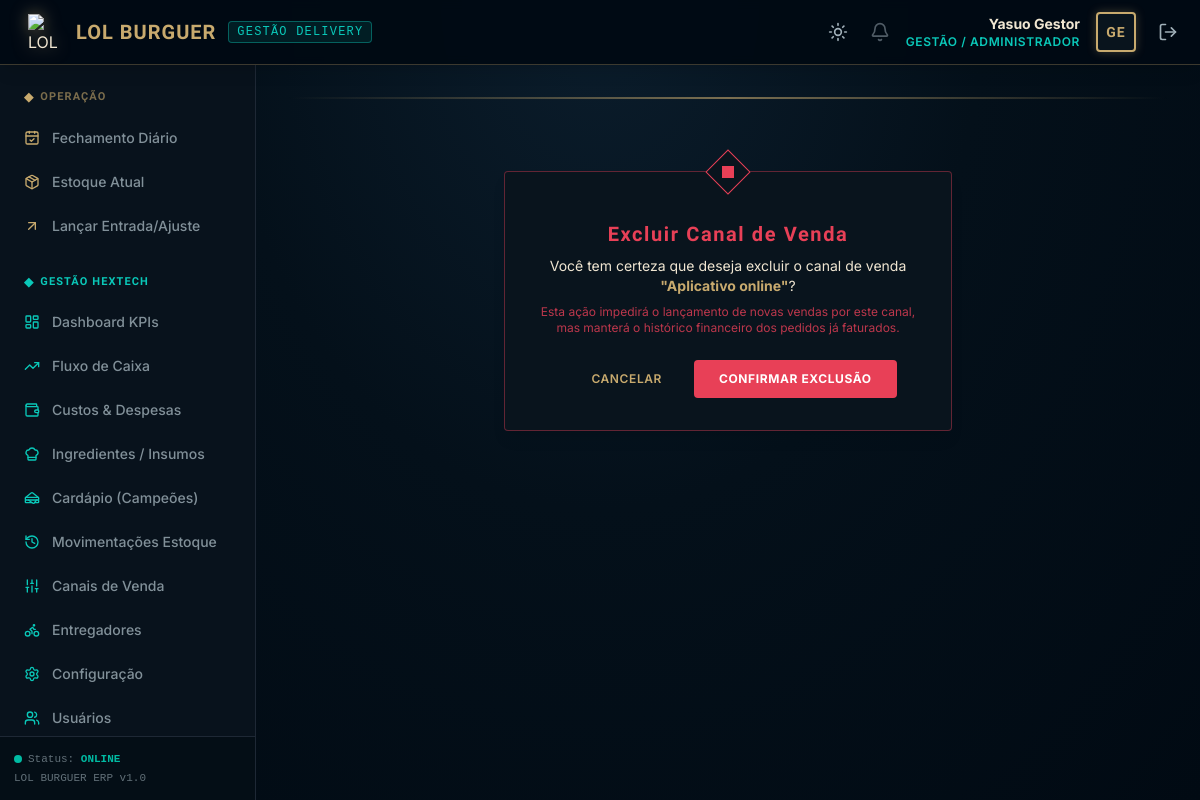
Screenshot of /vendas/canais/10/excluir/ (signed in) with the database file from the repository.
### core/models.py (models this page shows, shortened)
class Usuario(AbstractUser):
    ROLE_CHOICES = (
        ('GESTAO', 'Gestão / Administrador'),
        ('OPERADOR', 'Operador de Caixa / Atendente'),
    )
    role = models.CharField(
        max_length=20,
        choices=ROLE_CHOICES,
        default='OPERADOR',
        verbose_name="Cargo / Nível de Acesso"
    )
    class Meta:
        verbose_name = "Usuário"
        verbose_name_plural = "Usuários"
        ordering = ['username']

### vendas/models.py (models this page shows, shortened)
class CanalVenda(models.Model):
    nome = models.CharField(max_length=50, unique=True, verbose_name="Nome do Canal")
    taxa_comissao = models.DecimalField(
        max_digits=5, decimal_places=4, default=0,
        verbose_name="Comissão base (%)",
        help_text="Cobrada quando o cliente paga na entrega. iFood 12%, UaiRango 8%, app próprio 0%.")
    taxa_online = models.DecimalField(
        max_digits=5, decimal_places=4, default=0,
        verbose_name="Taxa total no pagamento on-line (%)",
        help_text="Cobrada quando o cliente paga dentro do app. iFood 15,2%, UaiRango 11,5%, app próprio 0%.")
    taxa_fixa = models.DecimalField(max_digits=10, decimal_places=2, default=0, verbose_name="Taxa Fixa por Pedido (R$)")
    dias_repasse = models.IntegerField(default=1, verbose_name="Dias para Repasse")
    class Meta:
        verbose_name = "Canal de Venda"
        verbose_name_plural = "Canais de Venda"
        ordering = ['nome']

### core/decorators.py (the view)
    def _wrapped_view_func(request, *args, **kwargs):
        if request.user.is_authenticated and request.user.role == 'GESTAO':
            return view_func(request, *args, **kwargs)
        messages.error(request, "Acesso negado: Apenas a Gestão tem permissão para acessar esta página.")
        return redirect('home')

### templates/vendas/canal_confirm_delete.html (shortened to what this page needs)
{% extends "base.html" %}
{% block content %}
<div class="max-w-md mx-auto my-12">
    <div class="bg-hex_dark_card border border-hex_danger/40 p-6 md:p-8 rounded shadow-lg relative text-center">
        <div class="absolute top-0 left-1/2 transform -translate-x-1/2 -translate-y-1/2 w-8 h-8 rotate-45 border border-hex_danger flex items-center justify-center bg-hex_dark_card">
            <div class="w-3 h-3 bg-hex_danger rotate-45"></div>
        </div>
        <h1 class="text-xl font-bold title-hex text-hex_danger mt-4 mb-2">Excluir Canal de Venda</h1>
        <p class="text-sm text-hex_gold_light mb-6">
            Você tem certeza que deseja excluir o canal de venda <span class="font-bold text-hex_gold">"{{ canal.nome }}"</span>?
            <br>
            <span class="text-xs text-hex_danger/80 block mt-2">Esta ação impedirá o lançamento de novas vendas por este canal, mas manterá o histórico financeiro dos pedidos já faturados.</span>
        </p>
        <form method="post" class="flex items-center justify-center space-x-4">
            <a href="{% url 'canal_listar' %}" class="px-4 py-2.5 rounded text-xs font-semibold text-hex_gold hover:text-white transition-all uppercase tracking-wider">
                Cancelar
            </a>
            <button type="submit" class="bg-hex_danger hover:bg-red-700 text-white font-bold py-2.5 px-6 rounded transition-all uppercase tracking-wider text-xs border border-hex_danger/40">
                Confirmar Exclusão
            </button>
        </form>
    </div>
</div>
{% endblock %}

### templates/base.html (shortened to what this page needs)
<!DOCTYPE html>
<html lang="pt-br" class="h-full">
<head>
    <script src="https://cdn.tailwindcss.com"></script>
</head>
<body class="h-full flex flex-col" x-data="{ mobileSidebarOpen: false }">
    <header class="bg-hex_dark_bg/95 border-b border-hex_gold/30 px-4 py-3 flex items-center justify-between z-20 shadow-lg backdrop-blur-sm">
        <div class="flex items-center space-x-3">
            <div class="flex items-center space-x-3">
                <img src="/media/produtos/logo.png" alt="LOL BURGUER Logo" class="w-9 h-9 object-contain filter drop-shadow-[0_0_8px_rgba(200,170,110,0.5)]">
                <span class="text-xl font-bold title-hex text-hex_gold tracking-wider">LOL BURGUER</span>
                <span class="hidden md:inline-block text-xs font-mono uppercase tracking-widest text-hex_blue border border-hex_blue/40 bg-hex_blue/10 px-2 py-0.5 rounded">
                    Gestão Delivery
                </span>
            </div>
        </div>
        <div class="flex items-center space-x-4">
            <button type="button" onclick="lbToggleTheme()" title="Alternar tema claro / escuro"
                class="text-hex_gold_dim hover:text-hex_gold p-1.5 rounded hover:bg-hex_active transition-all">
                <i data-lucide="sun" class="w-5 h-5 lb-icon-dark"></i>
            </button>
            {% if user.is_authenticated %}
                <div hx-get="{% url 'notificacoes_badge' %}" hx-trigger="load, every 60s" class="relative group cursor-pointer mr-2">
                    <i data-lucide="bell" class="w-5 h-5 text-hex_gold_dim opacity-50 group-hover:opacity-100 transition-opacity"></i>
                </div>
                <div class="text-right hidden sm:block">
                    <p class="text-sm font-bold text-hex_gold_light">{{ user.get_full_name|default:user.username }}</p>
                    <p class="text-xs text-hex_blue uppercase tracking-wider font-semibold">{{ user.get_role_display }}</p>
                </div>
                <div class="w-10 h-10 border-2 border-hex_gold rounded flex items-center justify-center bg-hex_dark_card shadow-[0_0_10px_rgba(200,170,110,0.3)]">
                    <span class="text-hex_gold font-bold title-hex text-sm">{{ user.username|slice:":2"|upper }}</span>
                </div>
                <a href="{% url 'logout' %}" class="text-hex_gold_dim hover:text-hex_gold p-1.5 rounded hover:bg-hex_dark_card transition-all" title="Sair do Sistema">
                    <i data-lucide="log-out" class="w-5 h-5"></i>
                </a>
            {% else %}
                <span class="text-xs uppercase text-hex_gold_dim font-mono">Sem autenticação</span>
            {% endif %}
        </div>
    </header>
    <div class="flex-1 flex min-h-0 overflow-hidden">
        {% if user.is_authenticated %}
        <aside
            :class="mobileSidebarOpen ? 'translate-x-0' : '-translate-x-full lg:translate-x-0'"
            class="fixed inset-y-0 left-0 pt-16 lg:pt-0 lg:static w-64 bg-hex_dark_card/95 border-r border-hex_dark_border flex flex-col justify-between transition-transform duration-300 ease-in-out z-10 lg:z-0 backdrop-blur-sm"
        >
            <div class="flex-1 overflow-y-auto px-3 py-6 space-y-7">
                <div>
                    <h3 class="text-[11px] uppercase text-hex_gold/60 font-bold tracking-widest mb-3 px-3 title-hex flex items-center space-x-1.5">
                        <span class="text-hex_gold text-xs">◆</span>
                        <span>Operação</span>
                    </h3>
                    <nav class="space-y-1">
                        <a href="{% url 'fechamento_diario' %}" class="flex items-center space-x-3 px-3 py-2.5 rounded text-sm font-medium transition-all hover:bg-hex_dark_bg/80 hover:text-hex_gold_light {% if request.resolver_match.url_name == 'fechamento_diario' %}bg-hex_active text-hex_gold_light border-l-4 border-hex_gold font-bold shadow-[0_0_10px_rgba(200,170,110,0.15)]{% else %}text-hex_gold_dim/80{% endif %}">
                            <i data-lucide="calendar-check" class="w-4 h-4 text-hex_gold"></i>
                            <span>Fechamento Diário</span>
                        </a>
                        <a href="{% url 'estoque_resumo' %}" class="flex items-center space-x-3 px-3 py-2.5 rounded text-sm font-medium transition-all hover:bg-hex_dark_bg/80 hover:text-hex_gold_light {% if request.resolver_match.url_name == 'estoque_resumo' %}bg-hex_active text-hex_gold_light border-l-4 border-hex_gold font-bold shadow-[0_0_10px_rgba(200,170,110,0.15)]{% else %}text-hex_gold_dim/80{% endif %}">
                            <i data-lucide="package" class="w-4 h-4 text-hex_gold"></i>
                            <span>Estoque Atual</span>
                        </a>
                        <a href="{% url 'estoque_ajustar' %}" class="flex items-center space-x-3 px-3 py-2.5 rounded text-sm font-medium transition-all hover:bg-hex_dark_bg/80 hover:text-hex_gold_light {% if request.resolver_match.url_name == 'estoque_ajustar' %}bg-hex_active text-hex_gold_light border-l-4 border-hex_gold font-bold shadow-[0_0_10px_rgba(200,170,110,0.15)]{% else %}text-hex_gold_dim/80{% endif %}">
                            <i data-lucide="arrow-up-right" class="w-4 h-4 text-hex_gold"></i>
                            <span>Lançar Entrada/Ajuste</span>
                        </a>
                    </nav>
                </div>
                {% if user.role == 'GESTAO' %}
                <div>
                    <h3 class="text-[11px] uppercase text-hex_blue font-bold tracking-widest mb-3 px-3 title-hex flex items-center space-x-1.5">
                        <span class="text-hex_blue text-xs">◆</span>
                        <span>Gestão Hextech</span>
                    </h3>
                    <nav class="space-y-1">
                        <a href="{% url 'dashboard' %}" class="flex items-center space-x-3 px-3 py-2.5 rounded text-sm font-medium transition-all hover:bg-hex_dark_bg/80 hover:text-hex_blue {% if request.resolver_match.url_name == 'dashboard' %}bg-hex_active text-hex_blue border-l-4 border-hex_blue font-bold shadow-[0_0_10px_rgba(10,200,185,0.2)]{% else %}text-hex_gold_dim/80{% endif %}">
                            <i data-lucide="layout-dashboard" class="w-4 h-4 text-hex_blue"></i>
                            <span>Dashboard KPIs</span>
                        </a>
                        <a href="{% url 'fluxo_caixa_projetado' %}" class="flex items-center space-x-3 px-3 py-2.5 rounded text-sm font-medium transition-all hover:bg-hex_dark_bg/80 hover:text-hex_blue {% if request.resolver_match.url_name == 'fluxo_caixa_projetado' %}bg-hex_active text-hex_blue border-l-4 border-hex_blue font-bold shadow-[0_0_10px_rgba(10,200,185,0.2)]{% else %}text-hex_gold_dim/80{% endif %}">
                            <i data-lucide="trending-up" class="w-4 h-4 text-hex_blue"></i>
                            <span>Fluxo de Caixa</span>
                        </a>
                        <a href="{% url 'despesa_listar' %}" class="flex items-center space-x-3 px-3 py-2.5 rounded text-sm font-medium transition-all hover:bg-hex_dark_bg/80 hover:text-hex_blue {% if request.resolver_match.url_name == 'despesa_listar' or 'despesa_criar' in request.resolver_match.url_name or 'despesa_editar' in request.resolver_match.url_name %}bg-hex_active text-hex_blue border-l-4 border-hex_blue font-bold shadow-[0_0_10px_rgba(10,200,185,0.2)]{% else %}text-hex_gold_dim/80{% endif %}">
                            <i data-lucide="wallet" class="w-4 h-4 text-hex_blue"></i>
                            <span>Custos & Despesas</span>
                        </a>
                        <a href="{% url 'ingrediente_listar' %}" class="flex items-center space-x-3 px-3 py-2.5 rounded text-sm font-medium transition-all hover:bg-hex_dark_bg/80 hover:text-hex_blue {% if request.resolver_match.url_name == 'ingrediente_listar' %}bg-hex_active text-hex_blue border-l-4 border-hex_blue font-bold shadow-[0_0_10px_rgba(10,200,185,0.2)]{% else %}text-hex_gold_dim/80{% endif %}">
                            <i data-lucide="chef-hat" class="w-4 h-4 text-hex_blue"></i>
                            <span>Ingredientes / Insumos</span>
                        </a>
                        <a href="{% url 'produto_listar' %}" class="flex items-center space-x-3 px-3 py-2.5 rounded text-sm font-medium transition-all hover:bg-hex_dark_bg/80 hover:text-hex_blue {% if request.resolver_match.url_name == 'produto_listar' %}bg-hex_active text-hex_blue border-l-4 border-hex_blue font-bold shadow-[0_0_10px_rgba(10,200,185,0.2)]{% else %}text-hex_gold_dim/80{% endif %}">
                            <i data-lucide="sandwich" class="w-4 h-4 text-hex_blue"></i>
                            <span>Cardápio (Campeões)</span>
                        </a>
                        <a href="{% url 'estoque_historico' %}" class="flex items-center space-x-3 px-3 py-2.5 rounded text-sm font-medium transition-all hover:bg-hex_dark_bg/80 hover:text-hex_blue {% if request.resolver_match.url_name == 'estoque_historico' %}bg-hex_active text-hex_blue border-l-4 border-hex_blue font-bold shadow-[0_0_10px_rgba(10,200,185,0.2)]{% else %}text-hex_gold_dim/80{% endif %}">
                            <i data-lucide="history" class="w-4 h-4 text-hex_blue"></i>
                            <span>Movimentações Estoque</span>
                        </a>
                        <a href="{% url 'canal_listar' %}" class="flex items-center space-x-3 px-3 py-2.5 rounded text-sm font-medium transition-all hover:bg-hex_dark_bg/80 hover:text-hex_blue {% if request.resolver_match.url_name == 'canal_listar' %}bg-hex_active text-hex_blue border-l-4 border-hex_blue font-bold shadow-[0_0_10px_rgba(10,200,185,0.2)]{% else %}text-hex_gold_dim/80{% endif %}">
                            <i data-lucide="sliders" class="w-4 h-4 text-hex_blue"></i>
                            <span>Canais de Venda</span>
                        </a>
                        <a href="{% url 'entregador_listar' %}" class="flex items-center space-x-3 px-3 py-2.5 rounded text-sm font-medium transition-all hover:bg-hex_dark_bg/80 hover:text-hex_blue {% if request.resolver_match.url_name == 'entregador_listar' %}bg-hex_active text-hex_blue border-l-4 border-hex_blue font-bold shadow-[0_0_10px_rgba(10,200,185,0.2)]{% else %}text-hex_gold_dim/80{% endif %}">
                            <i data-lucide="bike" class="w-4 h-4 text-hex_blue"></i>
                            <span>Entregadores</span>
                        </a>
                        <a href="{% url 'configuracao_financeira' %}" class="flex items-center space-x-3 px-3 py-2.5 rounded text-sm font-medium transition-all hover:bg-hex_dark_bg/80 hover:text-hex_blue {% if request.resolver_match.url_name == 'configuracao_financeira' %}bg-hex_active text-hex_blue border-l-4 border-hex_blue font-bold shadow-[0_0_10px_rgba(10,200,185,0.2)]{% else %}text-hex_gold_dim/80{% endif %}">
                            <i data-lucide="settings" class="w-4 h-4 text-hex_blue"></i>
                            <span>Configuração</span>
                        </a>
                        <a href="{% url 'usuario_listar' %}" class="flex items-center space-x-3 px-3 py-2.5 rounded text-sm font-medium transition-all hover:bg-hex_dark_bg/80 hover:text-hex_blue {% if 'usuario' in request.resolver_match.url_name %}bg-hex_active text-hex_blue border-l-4 border-hex_blue font-bold shadow-[0_0_10px_rgba(10,200,185,0.2)]{% else %}text-hex_gold_dim/80{% endif %}">
                            <i data-lucide="users" class="w-4 h-4 text-hex_blue"></i>
                            <span>Usuários</span>
                        </a>
                    </nav>
                </div>
                {% endif %}
            </div>
            <div class="p-3.5 border-t border-hex_dark_border bg-hex_dark_bg/50 text-[11px] font-mono text-hex_gold_dim/60">
                <p class="flex items-center space-x-1.5">
                    <span class="w-2 h-2 rounded-full bg-hex_success animate-pulse inline-block"></span>
                    <span>Status: <strong class="text-hex_success font-semibold">ONLINE</strong></span>
                </p>
                <p class="mt-0.5">LOL BURGUER ERP v1.0</p>
            </div>
        </aside>
        {% endif %}
        <main class="flex-1 flex flex-col overflow-y-auto min-h-0 p-4 md:p-6 lg:p-8 relative">
            <div class="h-0.5 bg-gradient-to-r from-transparent via-hex_gold to-transparent mb-6 opacity-60"></div>
            {% block content %}
            {% endblock %}
        </main>
    </div>
</body>
</html>

### rows the page displays
Usuario: get_full_name "Yasuo Gestor", role "GESTÃO / ADMINISTRADOR", username "GE"
CanalVenda: nome "Aplicativo online"
